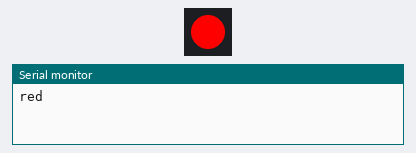
A sketch run on a simulated Arduino Uno, built with avr-gcc and run on an emulated ATmega328P. Parts: 1 RGB LEDs in strip order, left to right, the last lines printed to the serial monitor.

Above: at 0.2 s.
At 0.7 s:
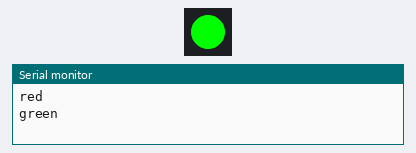
At 2.7 s:
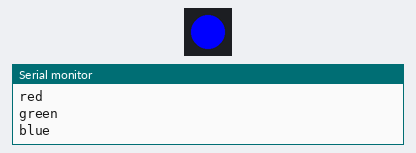
Timing chart, 0 to 3.5 s (numbered marks = the images above):
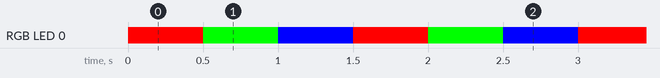

Measured:
- by itself, RGB LED 0: repeats every 1.5 s: RGB(0, 255, 0) 0.50 s, RGB(0, 0, 255) 0.50 s, RGB(255, 0, 0) 0.50 s
- by itself, everything shown: repeats every 1.5 s, in 3 steps

The sketch:

rgb-led.ino
```cpp
#include <Adafruit_NeoPixel.h>

Adafruit_NeoPixel strip = Adafruit_NeoPixel(1, 2, NEO_GRB + NEO_KHZ800);

void setup() {
  strip.begin();
  strip.clear(); // Set all pixel colors to 'off'
  strip.setBrightness(255);
  Serial.begin(9600);
}

void loop() {
    strip.setPixelColor(0, strip.Color(255, 0, 0));
    Serial.println("red");
    strip.show();
    delay(500);

    strip.setPixelColor(0, strip.Color(0, 255, 0));
    Serial.println("green");
    strip.show();
    delay(500);

    strip.setPixelColor(0, strip.Color(00, 0, 255));
    Serial.println("blue");
    strip.show();
    delay(500);
}
```
